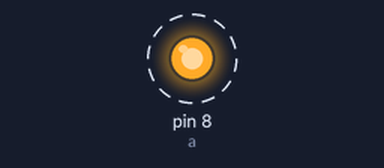
A sketch run on a simulated Arduino Uno, built with avr-gcc and run on an emulated ATmega328P. Parts: output pins drawn as LEDs (lit = HIGH). Dashed ring = blinking.

Above: at 0.2 s.
Timing chart, 0 to 3.0 s (numbered marks = the images above):
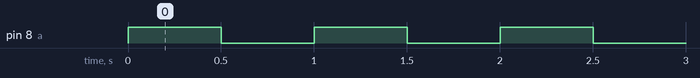

Measured:
- by itself, pin 8 (a): alternates HIGH for 0.50 s and LOW for 0.50 s

The sketch:

Buzzer.ino
```cpp
int a=8;
void setup() {
  // put your setup code here, to run once:
pinMode(a,OUTPUT);
}

void loop() {
  // put your main code here, to run repeatedly:
digitalWrite(a,HIGH);
delay(500);
digitalWrite(a,LOW);
delay(500);
}
```
